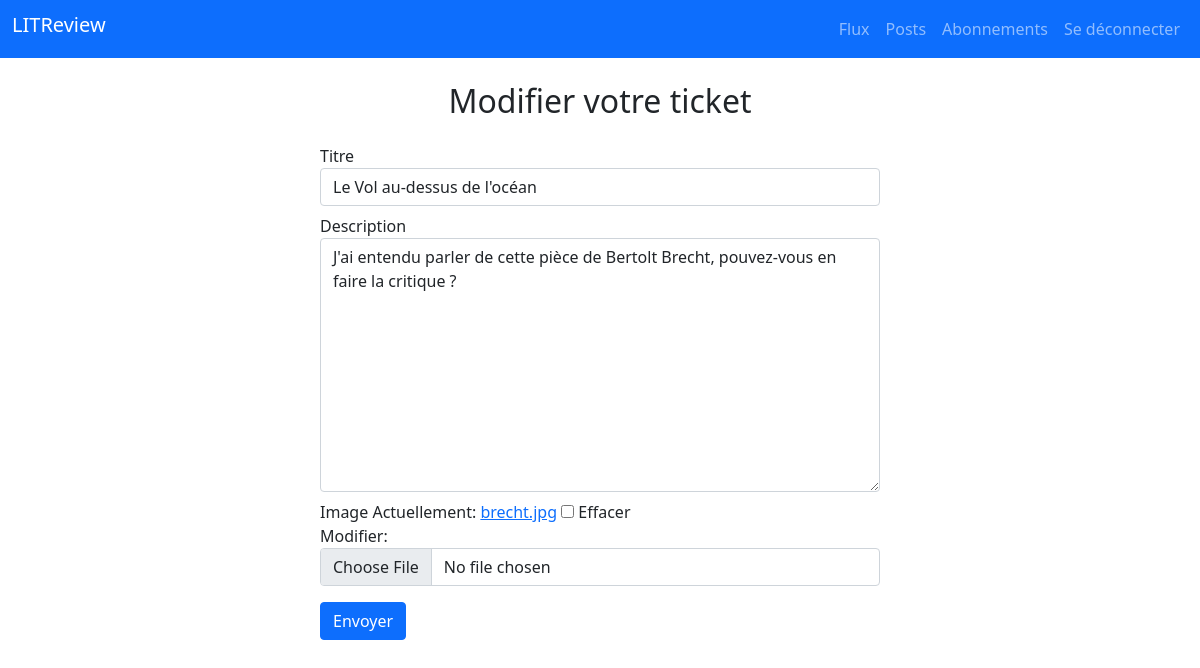
The page /ticket/2/update/ (signed in) on the database its author committed.
### review/models.py (models this page shows)
class Ticket(models.Model):
    title = models.CharField(max_length=128, verbose_name='Titre')
    description = models.TextField(max_length=2048, blank=True)
    user = models.ForeignKey(to=settings.AUTH_USER_MODEL,
                             on_delete=models.CASCADE)
    image = models.ImageField(null=True, blank=True)
    time_created = models.DateTimeField(auto_now_add=True)

### review/views.py (the view)
# urls.py: path('ticket/<int:ticket_id>/update/', review.views.ticket_update, name='ticket-update'),
@login_required
def ticket_update(request, ticket_id):
    ticket = get_object_or_404(models.Ticket, id=ticket_id)
    form = forms.TicketForm(instance=ticket)
    if request.method == 'POST':
        form = forms.TicketForm(request.POST, instance=ticket)
        if form.is_valid():
            form.save()
            return redirect('user-posts')
    return render(request, 'review/ticket_update.html',
                  context={'form': form})

### review/forms.py
class TicketForm(forms.ModelForm):
    class Meta:
        model = models.Ticket
        fields = ['title', 'description', 'image']

### review/templates/review/ticket_update.html (shortened to what this page needs)
{% extends 'base.html' %}
{% block content %}
    <h2 class="text-center m-4">Modifier votre ticket</h2>
    <form method="post" enctype="multipart/form-data">
        {% include 'review/partials/ticket_form_snippet.html' %}
        <button type="submit" class="btn btn-primary m-2">Envoyer</button>
    </form>
{% endblock %}

### review/templates/review/partials/ticket_form_snippet.html (shortened to what this page needs)
{% load widget_tweaks %}
{% for field in form.visible_fields %}
  <div class="form-group m-2">
    <label for="{{ field.id_for_label }}">{{ field.label }}</label>
    {{ field|add_class:'form-control' }}
  </div>
{% endfor %}

### rows shown on the page
Ticket: visible_fields "Le Vol au-dessus de l'océan" "J'ai entendu parler de cette pièce de Bertolt Brecht, pouvez-vous en faire la critique ?"

### other values the page prints
{{ field.label }} "Titre" "Description" "Image"
